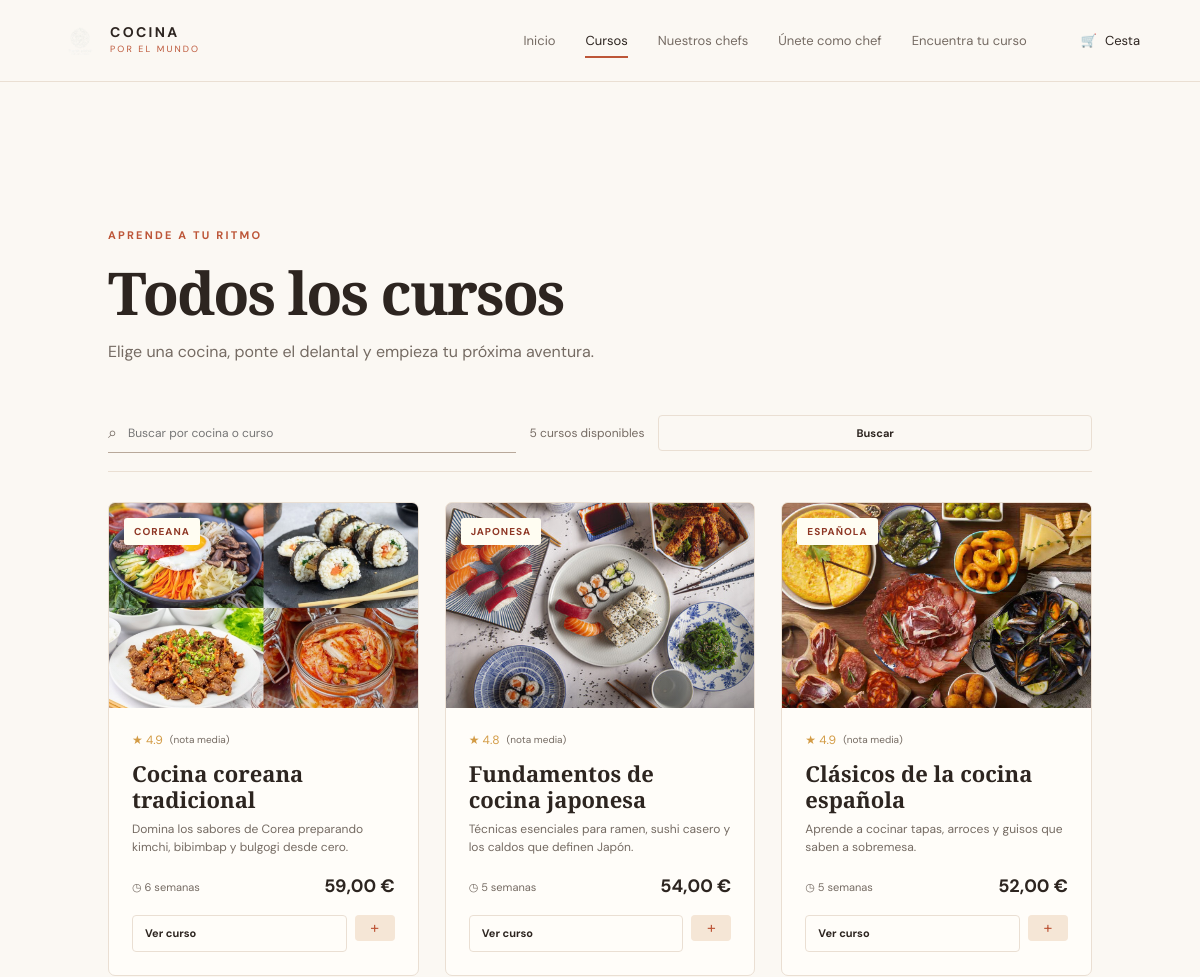
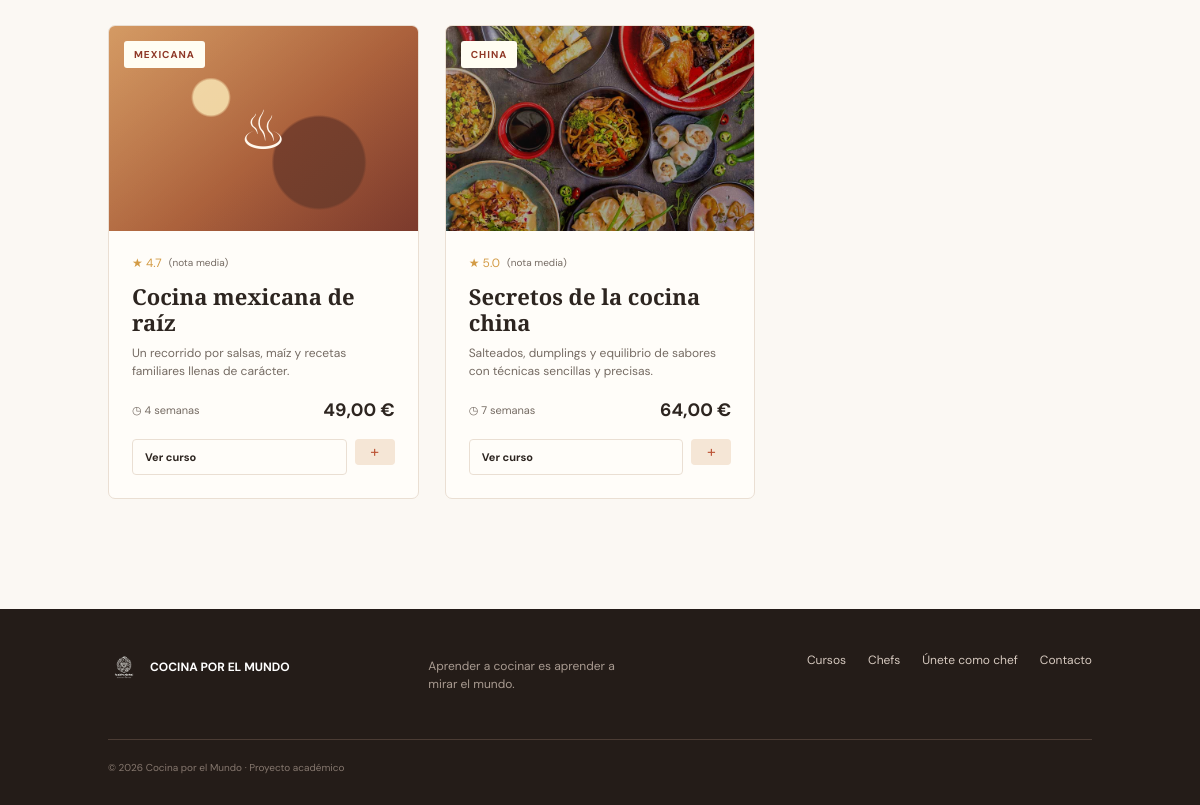
/index.php?p=cursos, run on the app's committed database (2 pictures, top to bottom).
### tables this page shows
CREATE TABLE cursos (
    id_curso INT AUTO_INCREMENT PRIMARY KEY,
    nombre_curso VARCHAR(120) NOT NULL,
    slug VARCHAR(160) NOT NULL UNIQUE,
    cocina VARCHAR(70) NOT NULL,
    descripcion TEXT NOT NULL,
    nivel ENUM('basico','intermedio','avanzado') NOT NULL DEFAULT 'basico',
    duracion VARCHAR(60) NOT NULL,
    precio DECIMAL(10,2) NOT NULL DEFAULT 0.00,
    nota DECIMAL(2,1) NOT NULL DEFAULT 5.0,
    imagen VARCHAR(255) NULL,
    destacado TINYINT(1) NOT NULL DEFAULT 0,
    id_cocinero INT NULL,
    activo TINYINT(1) NOT NULL DEFAULT 1,
    fecha_creacion TIMESTAMP NOT NULL DEFAULT CURRENT_TIMESTAMP,
    CONSTRAINT fk_curso_cocinero FOREIGN KEY (id_cocinero)
      REFERENCES cocineros(id_cocinero) ON DELETE SET NULL,
    INDEX idx_cursos_nombre (nombre_curso),
    INDEX idx_cursos_cocina (cocina)
);

### includes/db.php (called while the page is built, shortened)
<?php
function db(): PDO
{
    $dsn = 'mysql:host=' . DB_HOST . ';dbname=' . DB_NAME . ';charset=' . DB_CHARSET;
    $pdo = new PDO($dsn, DB_USER, DB_PASS, [
        PDO::ATTR_ERRMODE => PDO::ERRMODE_EXCEPTION,
        PDO::ATTR_DEFAULT_FETCH_MODE => PDO::FETCH_ASSOC,
        PDO::ATTR_EMULATE_PREPARES => false,
    ]);
    return $pdo;
}

### includes/functions.php (the view, shortened to what this page needs)
<?php
require_once __DIR__ . '/db.php';
function e(?string $value): string
{
    return htmlspecialchars((string)$value, ENT_QUOTES | ENT_SUBSTITUTE, 'UTF-8');
}
function csrf_token(): string
{
    return $_SESSION['csrf_token'];
}
function csrf_field(): string
{
    return '<input type="hidden" name="csrf_token" value="' . e(csrf_token()) . '">';
}
function get_courses(bool $activeOnly = true): array
{
    $sql = 'SELECT c.*, ch.nombre AS chef_nombre FROM cursos c LEFT JOIN cocineros ch ON ch.id_cocinero = c.id_cocinero';
    if ($activeOnly) $sql .= ' WHERE c.activo = 1';
    $sql .= ' ORDER BY c.destacado DESC, c.nombre_curso ASC';
    return db()->query($sql)->fetchAll();
}
function render_course_card(array $item): string
{
    $base = e(BASE_URL);
    $title = e($item['nombre_curso']);
    $slug = e($item['slug']);
    $cuisine = e($item['cocina']);
    $description = e($item['descripcion']);
    $image = $item['imagen'] && is_file(dirname(__DIR__) . '/' . $item['imagen']) ? '<img src="' . $base . '/' . e($item['imagen']) . '" alt="' . $title . '">' : '<span class="image-placeholder">♨</span>';
    $price = number_format((float)$item['precio'], 2, ',', '.');
    $rating = number_format((float)$item['nota'], 1);
    return '<article class="course-card"><a class="course-image" href="' . $base . '/index.php?p=curso&slug=' . $slug . '">' . $image . '<span class="course-badge">' . $cuisine . '</span></a><div class="course-info"><div class="rating">★ ' . $rating . ' <span>(nota media)</span></div><h3>' . $title . '</h3><p>' . $description . '</p><div class="course-meta"><span>◷ ' . e($item['duracion']) . '</span><strong>' . $price . ' €</strong></div><div class="card-actions"><a class="outline-button" href="' . $base . '/index.php?p=curso&slug=' . $slug . '">Ver curso</a><form method="post" action="' . $base . '/index.php?p=cursos">' . csrf_field() . '<input type="hidden" name="action" value="add_cart"><input type="hidden" name="course_id" value="' . (int)$item['id_curso'] . '"><input type="hidden" name="return_page" value="cursos"><button class="add-button" type="submit" aria-label="Añadir ' . $title . ' a la cesta">+</button></form></div></div></article>';
}

### includes/header.php (shortened to what this page needs)
<?php
$currentPage = $_GET['p'] ?? 'inicio';
$cartCount = array_sum(array_map('intval', $_SESSION['cart'] ?? []));
?>
<!DOCTYPE html>
<html lang="es">
<head>
    <link rel="stylesheet" href="<?= e(BASE_URL) ?>/assets/css/styles.css">
</head>
<body>
<div class="app-shell">
<header class="site-header">
    <a class="brand" href="<?= e(BASE_URL) ?>/index.php" aria-label="Cocina por el Mundo - Inicio">
        <img class="brand-mark" src="<?= e(BASE_URL) ?>/assets/images/logo.jpg" alt=""><span><strong>COCINA</strong><em>POR EL MUNDO</em></span>
    </a>
    <nav class="main-nav" aria-label="Navegación principal">
        <a class="<?= $currentPage === 'inicio' ? 'active' : '' ?>" href="<?= e(BASE_URL) ?>/index.php">Inicio</a>
        <a class="<?= in_array($currentPage, ['cursos','curso'], true) ? 'active' : '' ?>" href="<?= e(BASE_URL) ?>/index.php?p=cursos">Cursos</a>
        <a class="<?= $currentPage === 'chefs' ? 'active' : '' ?>" href="<?= e(BASE_URL) ?>/index.php?p=chefs">Nuestros chefs</a>
        <a class="<?= $currentPage === 'candidatura' ? 'active' : '' ?>" href="<?= e(BASE_URL) ?>/index.php?p=candidatura">Únete como chef</a>
        <a class="<?= $currentPage === 'recomendador' ? 'active' : '' ?>" href="<?= e(BASE_URL) ?>/index.php?p=recomendador">Encuentra tu curso</a>
    </nav>
    <a class="cart-button" href="<?= e(BASE_URL) ?>/index.php?p=cesta"><span aria-hidden="true">🛒</span><span>Cesta</span><?php if ($cartCount > 0): ?><b><?= $cartCount ?></b><?php endif; ?></a>
</header>

### index.php (shortened to what this page needs)
<?php
$page = (string)($_GET['p'] ?? 'inicio');
$search = trim((string)($_GET['q'] ?? ''));
$featuredCourses = [];
$catalogCourses = [];
try {
    if ($page === 'inicio') {
        $stmt = db()->query('SELECT c.*, ch.nombre AS chef_nombre FROM cursos c LEFT JOIN cocineros ch ON ch.id_cocinero=c.id_cocinero WHERE c.activo=1 AND c.destacado=1 ORDER BY c.nota DESC LIMIT 3');
        $featuredCourses = $stmt->fetchAll();
    } elseif ($page === 'cursos') {
        $catalogCourses = get_courses();
    } elseif ($page === 'chefs') {
        $chefs = get_chefs();
    } elseif ($page === 'curso') {
        $stmt = db()->prepare('SELECT c.*, ch.nombre AS chef_nombre, ch.especialidad AS chef_especialidad FROM cursos c LEFT JOIN cocineros ch ON ch.id_cocinero=c.id_cocinero WHERE c.slug=? AND c.activo=1');
        $stmt->execute([(string)($_GET['slug'] ?? '')]);
        $course = $stmt->fetch() ?: null;
    }
} catch (Throwable $exception) {
    set_flash('No se ha podido conectar con la base de datos. Importa database/db_cocina.sql y revisa config/config.php.', 'error');
}
require __DIR__ . '/includes/header.php';
?>
<?php if ($page === 'inicio'): ?>
<main>
    <section class="hero" id="inicio">
        <div class="hero-copy">
            <p class="eyebrow">♨ APRENDE. COCINA. COMPARTE.</p>
            <h1>El mundo cabe<br><span>en tu cocina.</span></h1>
            <p class="hero-text">Cursos prácticos para cocinar sin fronteras, guiados por chefs que convierten cada receta en una historia.</p>
            <div class="hero-actions"><a class="primary-button" href="<?= e(BASE_URL) ?>/index.php?p=cursos">Explorar cursos →</a><a class="text-button" href="<?= e(BASE_URL) ?>/index.php?p=chefs">Conoce a los chefs</a></div>
            <div class="hero-proof"><div class="avatars"><span>MC</span><span>LS</span><span>AR</span></div><div><strong>Aprende a tu ritmo</strong><small>Sabores de distintas culturas</small></div></div>
        </div>
        <div class="hero-art"><div class="plate"><div class="plate-food">✦</div></div><span class="art-note note-one">SABOR <b>sin fronteras</b></span><span class="art-note note-two">COCINA DEL MUNDO</span></div>
    </section>
    <section class="section featured">
        <div class="section-heading"><div><p class="eyebrow">UNA RUTA DE SABORES</p><h2>Cursos que abren el apetito</h2></div><a class="text-button" href="<?= e(BASE_URL) ?>/index.php?p=cursos">Ver todos →</a></div>
        <div class="course-grid">
        <?php foreach ($featuredCourses as $item): ?>
            <?= render_course_card($item) ?>
        <?php endforeach; ?>
        </div>
    </section>
    <section class="quote-section"><div class="quote-mark">“</div><blockquote>La cocina es el lenguaje más bonito para conocer otras culturas.</blockquote><p>— Equipo Cocina por el Mundo</p></section>
    <section class="section"><div class="section-heading"><div><p class="eyebrow">¿NO SABES POR DÓNDE EMPEZAR?</p><h2>Te ayudamos a elegir</h2><p>Responde cinco preguntas y descubre qué curso encaja mejor con tus gustos y tu tiempo.</p></div><a class="primary-button" href="<?= e(BASE_URL) ?>/index.php?p=recomendador">Hacer el test →</a></div></section>
</main>
<?php elseif ($page === 'cursos'): ?>
<main class="page-main">
    <div class="page-intro"><p class="eyebrow">APRENDE A TU RITMO</p><h1>Todos los cursos</h1><p>Elige una cocina, ponte el delantal y empieza tu próxima aventura.</p></div>
    <form class="catalog-toolbar" method="get"><input type="hidden" name="p" value="cursos"><div class="search-field"><span>⌕</span><input name="q" value="<?= e($search ?? '') ?>" placeholder="Buscar por cocina o curso"></div><span><?= count($catalogCourses) ?> cursos disponibles</span><button class="outline-button" type="submit">Buscar</button></form>
    <?php if ($catalogCourses): ?><div class="course-grid catalog-grid"><?php foreach ($catalogCourses as $item): ?><?= render_course_card($item) ?><?php endforeach; ?></div><?php else: ?><div class="empty-state">No hay cursos que coincidan con esa búsqueda.</div><?php endif; ?>
</main>
<?php endif; ?>
<?php require __DIR__ . '/includes/footer.php'; ?>

### includes/footer.php (shortened to what this page needs)
<footer>
    <div class="footer-brand"><img class="brand-mark" src="<?= e(BASE_URL) ?>/assets/images/logo.jpg" alt=""><strong>COCINA POR EL MUNDO</strong></div>
    <p>Aprender a cocinar es aprender a mirar el mundo.</p>
    <div class="footer-links">
        <a href="<?= e(BASE_URL) ?>/index.php?p=cursos">Cursos</a>
        <a href="<?= e(BASE_URL) ?>/index.php?p=chefs">Chefs</a>
        <a href="<?= e(BASE_URL) ?>/index.php?p=candidatura">Únete como chef</a>
        <a href="mailto:hola@cocinaporelmundo.es">Contacto</a>
    </div>
    <small>© <?= date('Y') ?> Cocina por el Mundo · Proyecto académico</small>
</footer>
</div>
</body>
</html>

### data on the page
cursos: imagen (picture), cocina "COREANA", nota "4.9", nombre_curso "Cocina coreana tradicional", descripcion "Domina los sabores de Corea preparando kimchi, bibimbap y bulgogi desde cero.", duracion "6 semanas", precio "59,00"
cursos: imagen (picture), cocina "JAPONESA", nota "4.8", nombre_curso "Fundamentos de cocina japonesa", descripcion "Técnicas esenciales para ramen, sushi casero y los caldos que definen Japón.", duracion "5 semanas", precio "54,00"
cursos: imagen (picture), cocina "ESPAÑOLA", nota "4.9", nombre_curso "Clásicos de la cocina española", descripcion "Aprende a cocinar tapas, arroces y guisos que saben a sobremesa.", duracion "5 semanas", precio "52,00"
cursos: cocina "MEXICANA", nota "4.7", nombre_curso "Cocina mexicana de raíz", descripcion "Un recorrido por salsas, maíz y recetas familiares llenas de carácter.", duracion "4 semanas", precio "49,00"
cursos: imagen (picture), cocina "CHINA", nota "5.0", nombre_curso "Secretos de la cocina china", descripcion "Salteados, dumplings y equilibrio de sabores con técnicas sencillas y precisas.", duracion "7 semanas", precio "64,00"

### other printed values
count($catalogCourses) "5"
